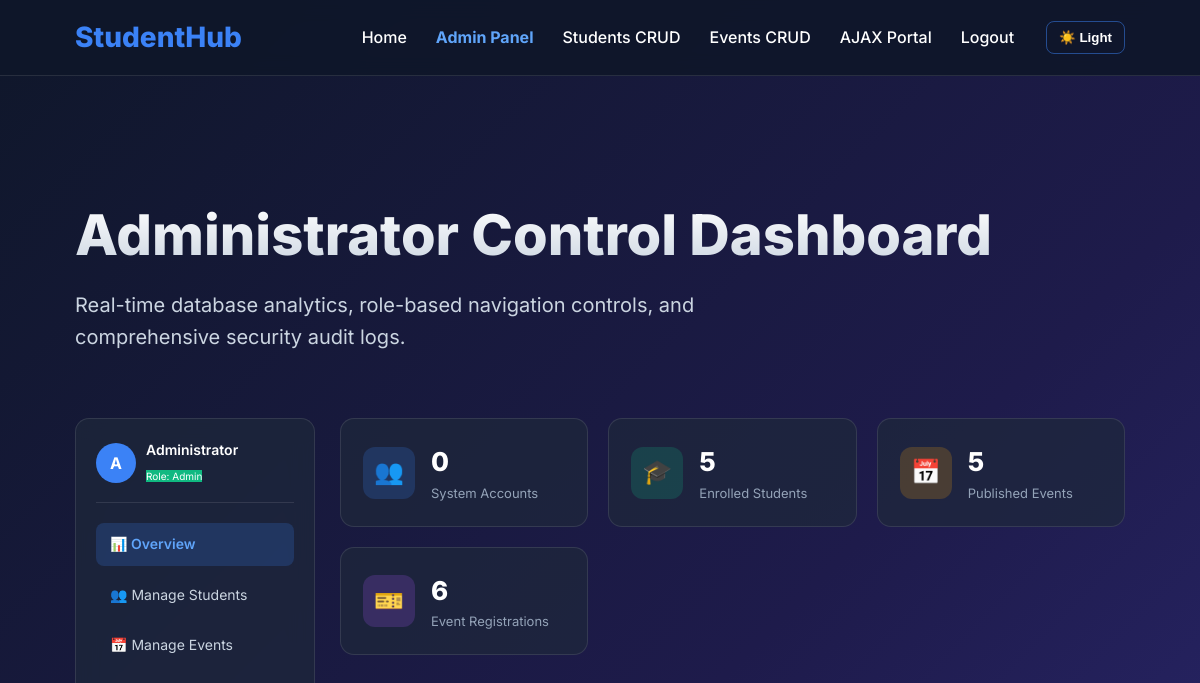
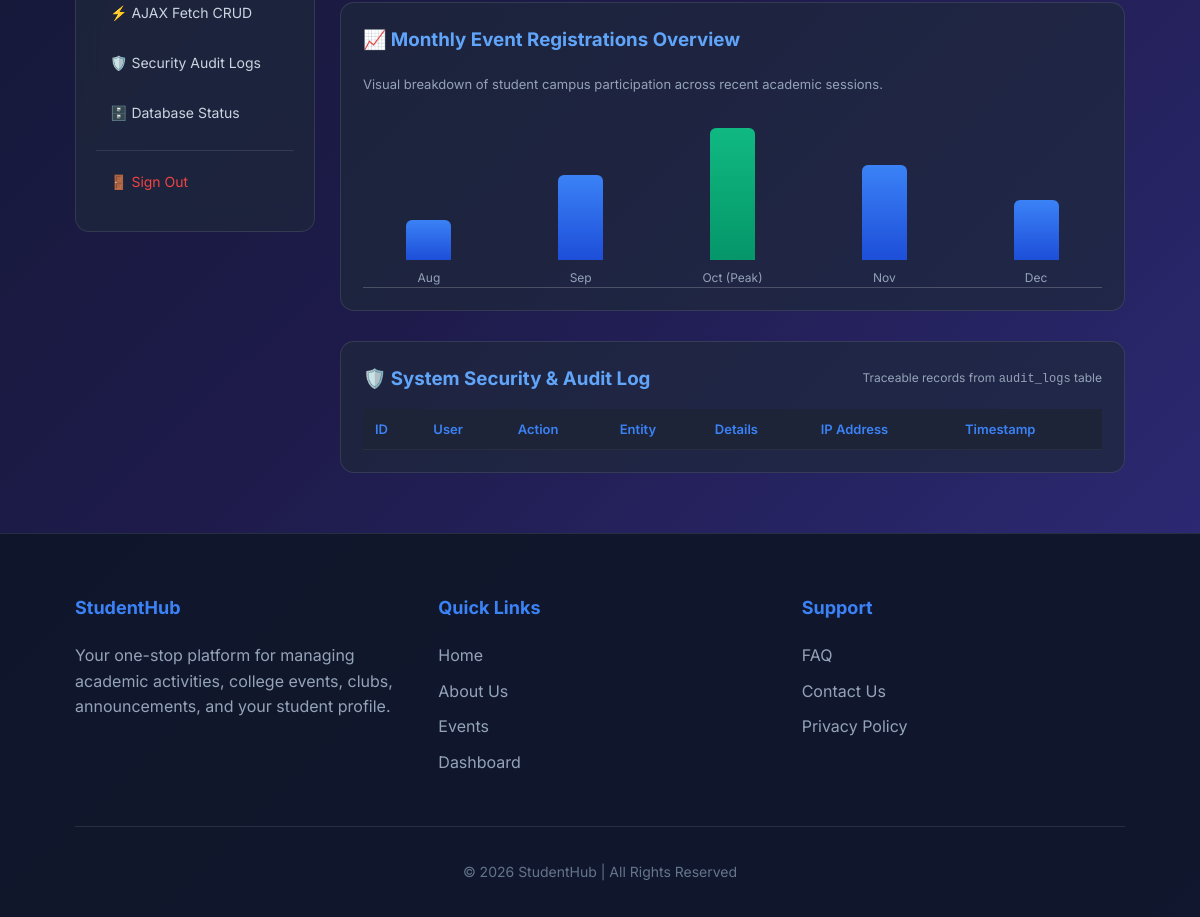
The page /admin_dashboard.php on the database as committed earlier (2 pictures, top to bottom).
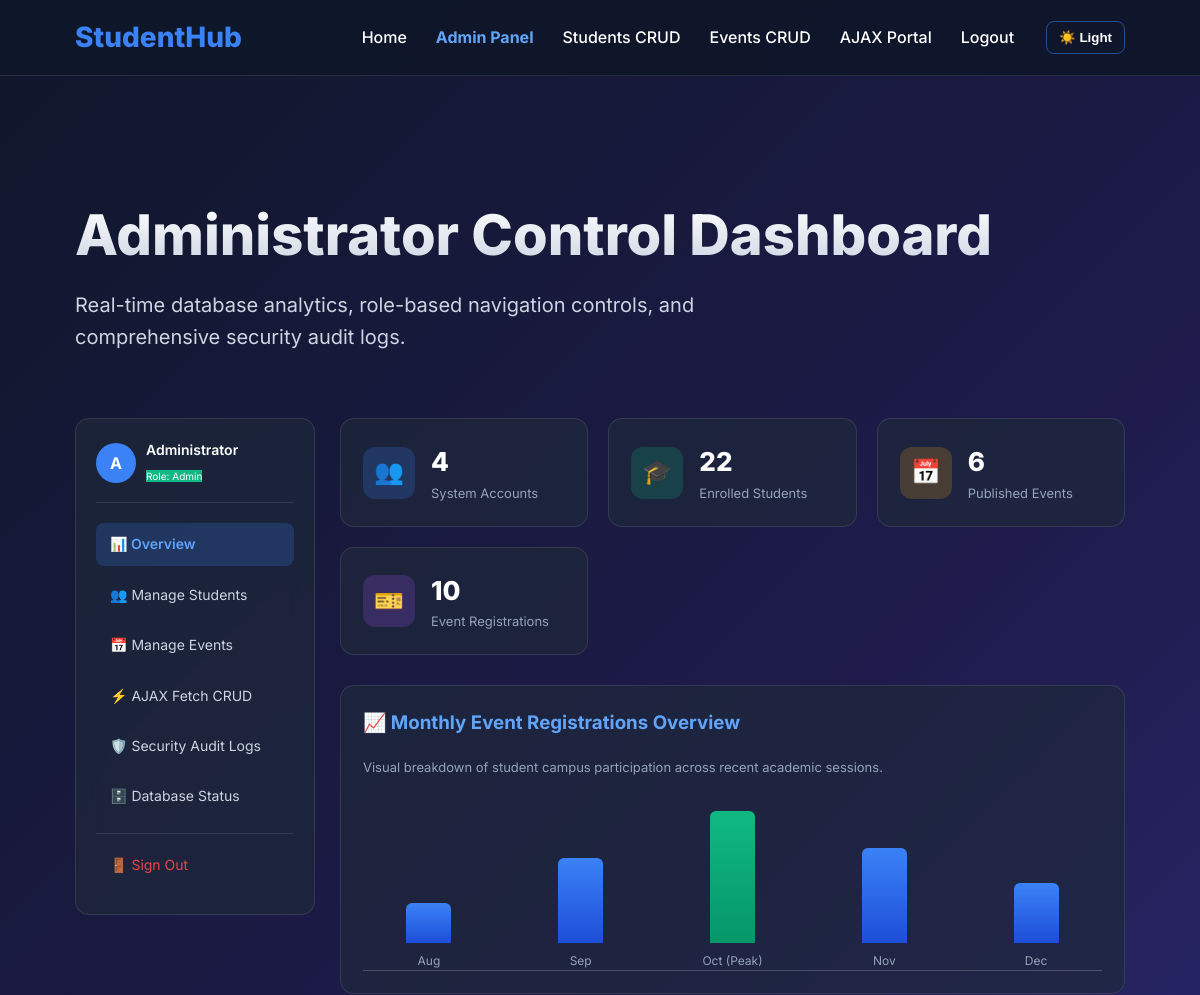
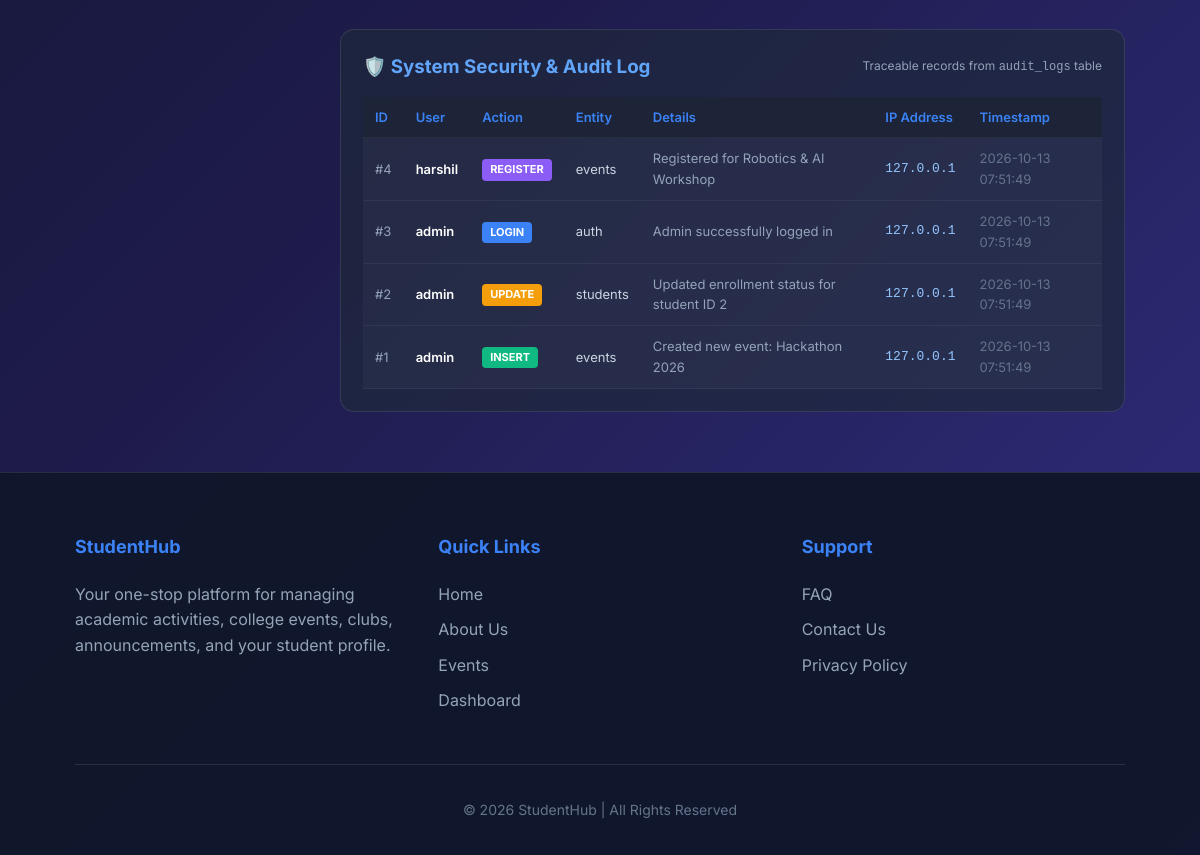
The same page on the database as committed later (2 pictures, top to bottom).
### tables this page shows
CREATE TABLE audit_logs (
    log_id INT AUTO_INCREMENT PRIMARY KEY,
    user_id INT NULL,
    username VARCHAR(50) NOT NULL,
    action_type VARCHAR(50) NOT NULL,
    target_entity VARCHAR(50) NOT NULL,
    details TEXT,
    ip_address VARCHAR(45) DEFAULT '127.0.0.1',
    created_at TIMESTAMP DEFAULT CURRENT_TIMESTAMP,
    FOREIGN KEY (user_id) REFERENCES users(user_id) ON DELETE SET NULL
);

### admin_dashboard.php (the view, shortened to what the changed rows need)
<?php
require_once __DIR__ . '/db_connect.php';
$userCount = 4;
$studentCount = 22;
$eventCount = 6;
$registrationCount = 10;
$auditLogs = [];
if ($conn) {
    $res = mysqli_query($conn, "SELECT COUNT(*) as cnt FROM users");
    if ($res) $userCount = mysqli_fetch_assoc($res)['cnt'];
    $res = mysqli_query($conn, "SELECT COUNT(*) as cnt FROM students WHERE status != 'deleted'");
    if ($res) $studentCount = mysqli_fetch_assoc($res)['cnt'];
    $res = mysqli_query($conn, "SELECT COUNT(*) as cnt FROM events");
    if ($res) $eventCount = mysqli_fetch_assoc($res)['cnt'];
    $res = mysqli_query($conn, "SELECT COUNT(*) as cnt FROM registrations");
    if ($res) $registrationCount = mysqli_fetch_assoc($res)['cnt'];
    $res = mysqli_query($conn, "SELECT * FROM audit_logs ORDER BY log_id DESC LIMIT 10");
    if ($res) {
        while ($row = mysqli_fetch_assoc($res)) {
            $auditLogs[] = $row;
        }
    }
}
?>
<!DOCTYPE html>
<html lang="en">
<head>
    <link rel="stylesheet" href="styles.css">
</head>
<body>
    <main class="container">
        <section class="hero" style="padding-bottom: 5px;">
            <div class="hero-content">
                <h1>Administrator Control Dashboard</h1>
            </div>
        </section>
        <div class="admin-layout">
            <div>
                <div class="stats-grid">
                    <div class="stat-card">
                        <div>
                            <div style="font-size: 26px; font-weight: 800; color: white;"><?php echo $userCount; ?></div>
                            <div style="font-size: 13px; color: #94a3b8;">System Accounts</div>
                        </div>
                    </div>
                    <div class="stat-card">
                        <div>
                            <div style="font-size: 26px; font-weight: 800; color: white;"><?php echo $studentCount; ?></div>
                            <div style="font-size: 13px; color: #94a3b8;">Enrolled Students</div>
                        </div>
                    </div>
                    <div class="stat-card">
                        <div>
                            <div style="font-size: 26px; font-weight: 800; color: white;"><?php echo $eventCount; ?></div>
                            <div style="font-size: 13px; color: #94a3b8;">Published Events</div>
                        </div>
                    </div>
                    <div class="stat-card">
                        <div>
                            <div style="font-size: 26px; font-weight: 800; color: white;"><?php echo $registrationCount; ?></div>
                            <div style="font-size: 13px; color: #94a3b8;">Event Registrations</div>
                        </div>
                    </div>
                </div>
                <div class="chart-box" id="auditLogSection">
                    <div style="overflow-x: auto;">
                        <table style="width: 100%; border-collapse: collapse; font-size: 13px;">
                            <thead>
                                <tr style="background: rgba(15,23,42,0.9); color: #93c5fd; text-align: left;">
                                    <th style="padding: 10px 12px;">ID</th>
                                    <th style="padding: 10px 12px;">User</th>
                                    <th style="padding: 10px 12px;">Action</th>
                                    <th style="padding: 10px 12px;">Entity</th>
                                    <th style="padding: 10px 12px;">Details</th>
                                    <th style="padding: 10px 12px;">IP Address</th>
                                    <th style="padding: 10px 12px;">Timestamp</th>
                                </tr>
                            </thead>
                            <tbody>
                                <?php foreach ($auditLogs as $log): ?>
                                    <tr style="border-bottom: 1px solid rgba(255,255,255,0.08);">
                                        <td style="padding: 10px 12px; color: #94a3b8;">#<?php echo $log['log_id']; ?></td>
                                        <td style="padding: 10px 12px; font-weight: 600;"><?php echo htmlspecialchars($log['username']); ?></td>
                                        <td style="padding: 10px 12px;">
                                            <span style="display:inline-block; padding: 2px 8px; border-radius: 4px; font-size: 11px; font-weight: bold; background: <?php
                                                switch ($log['action_type']) {
                                                    case 'LOGIN': echo '#3b82f6'; break;
                                                    case 'INSERT': echo '#10b981'; break;
                                                    case 'UPDATE': echo '#f59e0b'; break;
                                                    default: echo '#8b5cf6';
                                                }
                                            ?>; color: white;">
                                                <?php echo htmlspecialchars($log['action_type']); ?>
                                            </span>
                                        </td>
                                        <td style="padding: 10px 12px; color: #cbd5e1;"><?php echo htmlspecialchars($log['target_entity']); ?></td>
                                        <td style="padding: 10px 12px; color: #94a3b8;"><?php echo htmlspecialchars($log['details']); ?></td>
                                        <td style="padding: 10px 12px; font-family: monospace; color: #93c5fd;"><?php echo htmlspecialchars($log['ip_address']); ?></td>
                                        <td style="padding: 10px 12px; color: #64748b;"><?php echo htmlspecialchars($log['created_at']); ?></td>
                                    </tr>
                                <?php endforeach; ?>
                            </tbody>
                        </table>
                    </div>
                </div>
            </div>
        </div>
    </main>
</body>
</html>

Rows that differ between the two databases and show on the page:
added audit_logs: log_id "4", username "harshil", action_type "REGISTER", target_entity "events", details "Registered for Robotics & AI Workshop", ip_address "127.0.0.1", created_at "2026-10-13 07:51:49"
added audit_logs: log_id "3", username "admin", action_type "LOGIN", target_entity "auth", details "Admin successfully logged in", ip_address "127.0.0.1", created_at "2026-10-13 07:51:49"
added audit_logs: log_id "2", username "admin", action_type "UPDATE", target_entity "students", details "Updated enrollment status for student ID 2", ip_address "127.0.0.1", created_at "2026-10-13 07:51:49"
added audit_logs: log_id "1", username "admin", action_type "INSERT", target_entity "events", details "Created new event: Hackathon 2026", ip_address "127.0.0.1", created_at "2026-10-13 07:51:49"
Other text that changed with them:
$userCount: "0" → "4"
$studentCount: "5" → "22"
$eventCount: "5" → "6"
$registrationCount: "6" → "10"
